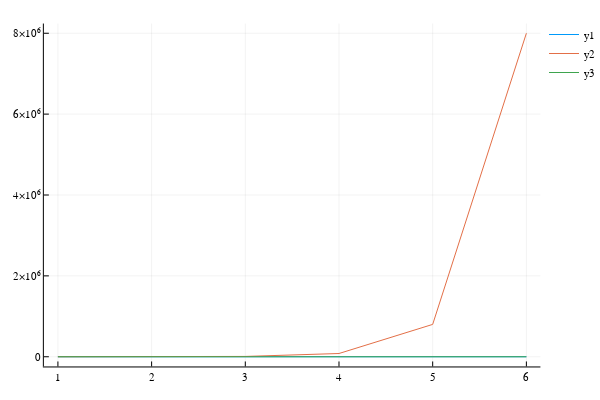

The cell this chart's notebook holds for it:
### Code cell
plot(1:N, allocs)

### Figure 1 — Plotly figure (JSON) as saved in the notebook; plotly's stock layout.template omitted (floating-point values rounded to 4 significant figures)
{"data": [{"colorbar": {"title": ""}, "hoverinfo": "text", "legendgroup": "y1", "line": {"color": "rgba(0, 154, 250, 1.000)", "dash": "solid", "shape": "linear", "width": 1}, "mode": "lines", "name": "y1", "showlegend": true, "text": [null, null, null, null, null, null], "type": "scatter", "x": [1, 2, 3, 4, 5, 6], "xaxis": "x1", "y": [16, 16, 16, 16, 16, 16], "yaxis": "y1", "zmax": 0.1, "zmin": -0.1}, {"colorbar": {"title": ""}, "hoverinfo": "text", "legendgroup": "y2", "line": {"color": "rgba(227, 111, 71, 1.000)", "dash": "solid", "shape": "linear", "width": 1}, "mode": "lines", "name": "y2", "showlegend": true, "text": [null, null, null, null, null, null], "type": "scatter", "x": [1, 2, 3, 4, 5, 6], "xaxis": "x1", "y": [176, 912, 8144, 80096, 800096, 8000096], "yaxis": "y1", "zmax": 0.1, "zmin": -0.1}, {"colorbar": {"title": ""}, "hoverinfo": "text", "legendgroup": "y3", "line": {"color": "rgba(62, 164, 78, 1.000)", "dash": "solid", "shape": "linear", "width": 1}, "mode": "lines", "name": "y3", "showlegend": true, "text": [null, null, null, null, null, null], "type": "scatter", "x": [1, 2, 3, 4, 5, 6], "xaxis": "x1", "y": [16, 16, 16, 16, 16, 16], "yaxis": "y1", "zmax": 0.1, "zmin": -0.1}], "layout": {"annotations": [], "height": 400, "legend": {"bgcolor": "rgba(255, 255, 255, 1.000)", "bordercolor": "rgba(0, 0, 0, 1.000)", "font": {"color": "rgba(0, 0, 0, 1.000)", "family": "sans-serif", "size": 11}, "tracegroupgap": 0, "x": 1, "y": 1}, "margin": {"b": 20, "l": 0, "r": 0, "t": 20}, "paper_bgcolor": "rgba(255, 255, 255, 1.000)", "plot_bgcolor": "rgba(255, 255, 255, 1.000)", "showlegend": true, "width": 600, "xaxis": {"anchor": "y1", "domain": [0.08064, 0.9934], "gridcolor": "rgba(0, 0, 0, 0.100)", "gridwidth": 0.5, "linecolor": "rgba(0, 0, 0, 1.000)", "mirror": false, "range": [0.85, 6.15], "showgrid": true, "showline": true, "showticklabels": true, "tickangle": 0, "tickcolor": "rgb(0, 0, 0)", "tickfont": {"color": "rgba(0, 0, 0, 1.000)", "family": "sans-serif", "size": 11}, "tickmode": "array", "ticks": "inside", "ticktext": ["1", "2", "3", "4", "5", "6"], "tickvals": [1, 2, 3, 4, 5, 6], "title": "", "titlefont": {"color": "rgba(0, 0, 0, 1.000)", "family": "sans-serif", "size": 15}, "type": "-", "visible": true, "zeroline": false, "zerolinecolor": "rgba(0, 0, 0, 1.000)"}, "yaxis": {"anchor": "x1", "domain": [0.03762, 0.9902], "gridcolor": "rgba(0, 0, 0, 0.100)", "gridwidth": 0.5, "linecolor": "rgba(0, 0, 0, 1.000)", "mirror": false, "range": [-240000.0, 8240000.0], "showgrid": true, "showline": true, "showticklabels": true, "tickangle": 0, "tickcolor": "rgb(0, 0, 0)", "tickfont": {"color": "rgba(0, 0, 0, 1.000)", "family": "sans-serif", "size": 11}, "tickmode": "array", "ticks": "inside", "ticktext": ["0", "2×10⁶", "4×10⁶", "6×10⁶", "8×10⁶"], "tickvals": [0, 2000000, 4000000, 6000000, 8000000], "title": "", "titlefont": {"color": "rgba(0, 0, 0, 1.000)", "family": "sans-serif", "size": 15}, "type": "-", "visible": true, "zeroline": false, "zerolinecolor": "rgba(0, 0, 0, 1.000)"}}}
